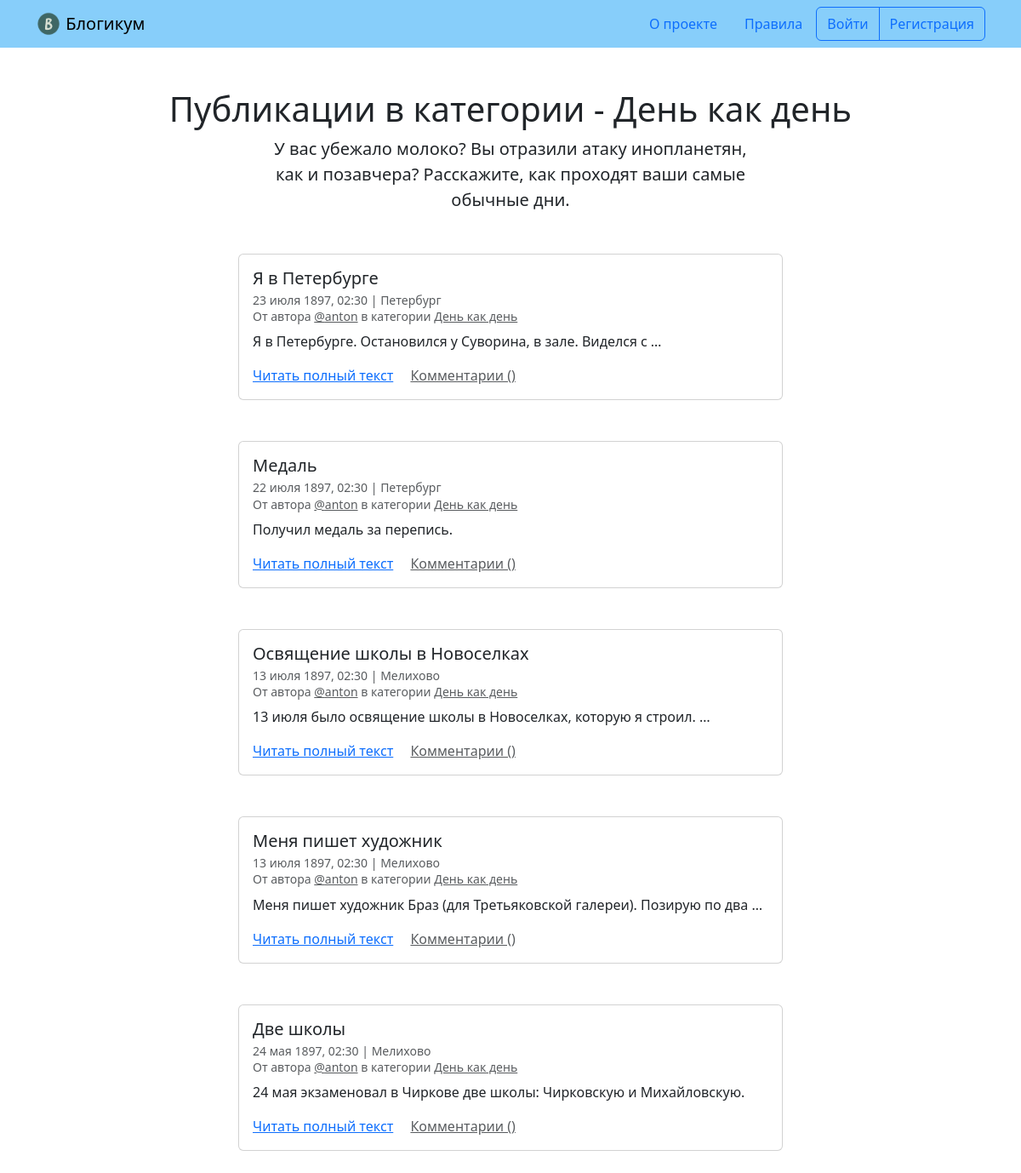
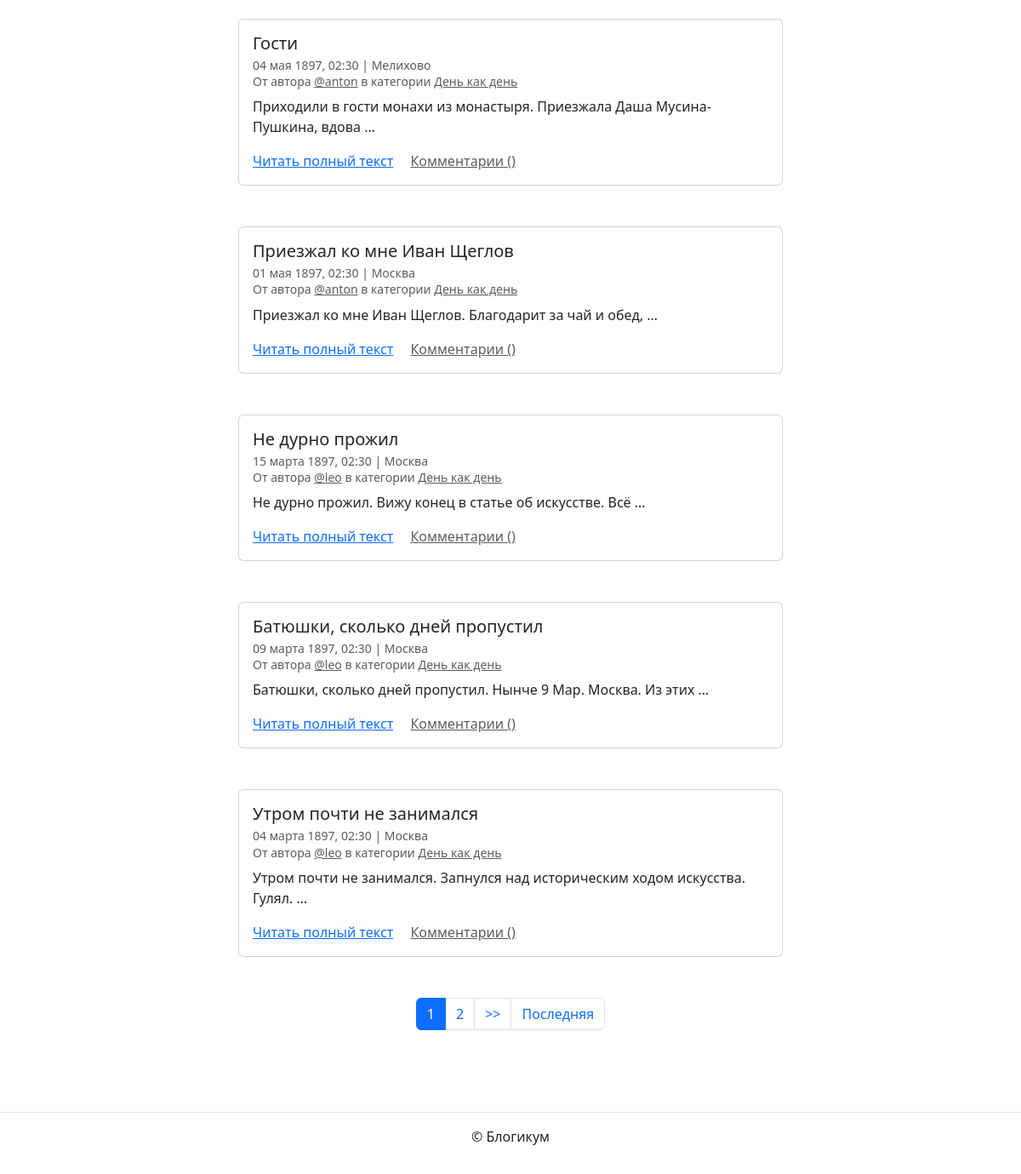
Page /category/routine/ on the earlier database version (2 pictures, top to bottom).
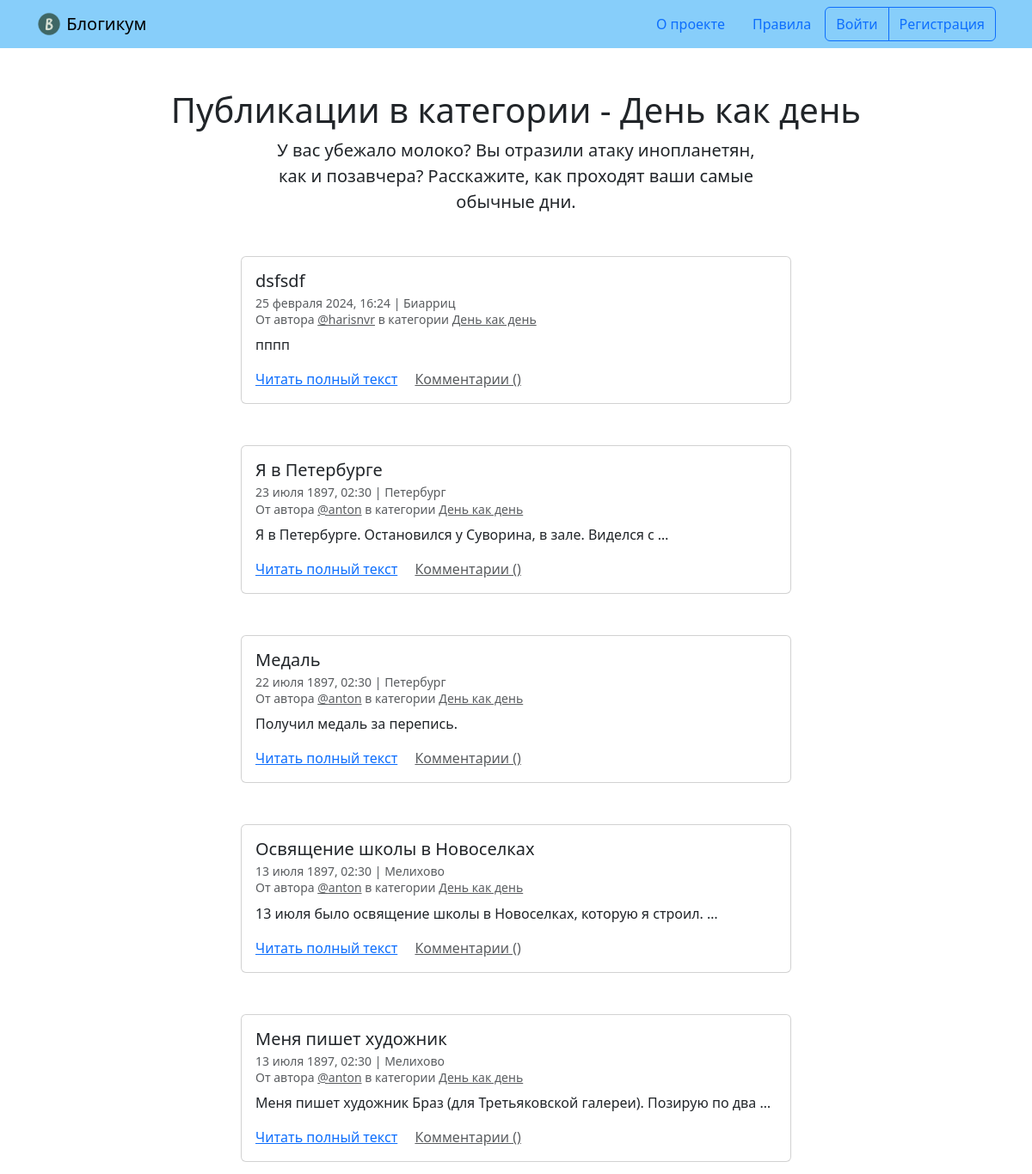
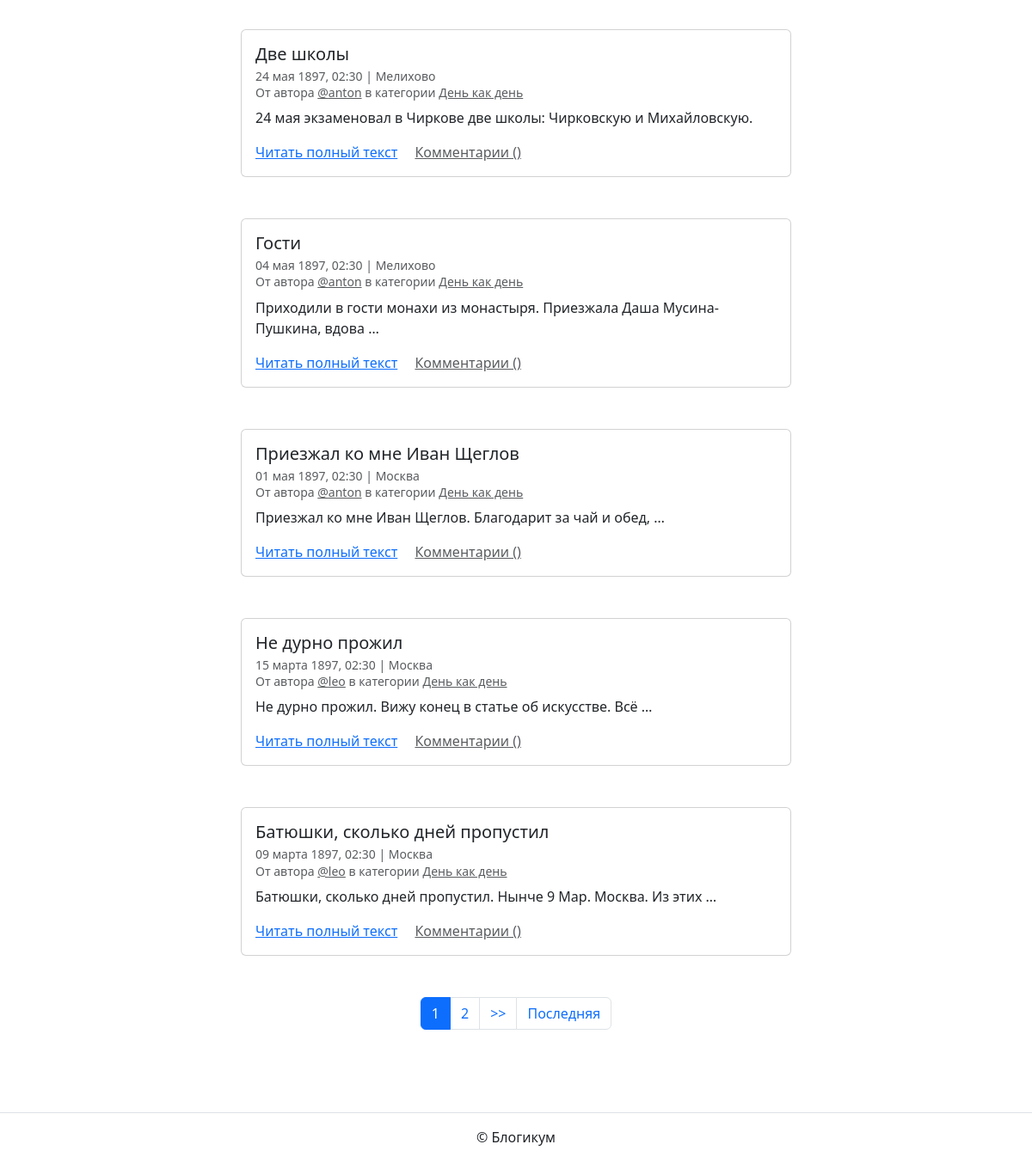
Same page on the later database version (2 pictures, top to bottom).
### blog/models.py (models this page shows, shortened)
class BaseModel(models.Model):
    is_published = models.BooleanField(
        default=True,
        verbose_name='Опубликовано',
        help_text='Снимите галочку, чтобы скрыть публикацию.'
    )
    created_at = models.DateTimeField(
        auto_now_add=True,
        verbose_name='Добавлено'
    )
    class Meta:
        abstract = True

class Post(BaseModel):
    title = models.CharField(
        max_length=MX_CHARS,
        verbose_name='Заголовок'
    )
    text = models.TextField(
        verbose_name='Текст'
    )
    pub_date = models.DateTimeField(
        verbose_name='Дата и время публикации',
        help_text='Если установить дату и время в будущем — можно делать '
                  'отложенные публикации.'
    )
    author = models.ForeignKey(
        USER,
        on_delete=models.CASCADE,
        verbose_name='Автор публикации',
        related_name='posts'
    )
    location = models.ForeignKey(
        Location,
        on_delete=models.SET_NULL,
        blank=True,
        null=True,
        verbose_name='Местоположение',
        related_name='posts'
    )
    category = models.ForeignKey(
        Category,
        on_delete=models.SET_NULL,
        null=True,
        verbose_name='Категория',
        related_name='posts'
    )
    image = models.ImageField(
        verbose_name='Фото',
        upload_to='post_images',
        blank=True
    )
    class Meta:
        verbose_name = 'публикация'
        verbose_name_plural = 'Публикации'
        ordering = ['-pub_date']

class Location(BaseModel):
    name = models.CharField(
        max_length=MX_CHARS,
        verbose_name='Название места'
    )
    class Meta:
        verbose_name = 'местоположение'
        verbose_name_plural = 'Местоположения'

class Category(BaseModel):
    title = models.CharField(
        max_length=MX_CHARS,
        verbose_name='Заголовок'
    )
    description = models.TextField(
        verbose_name='Описание'
    )
    slug = models.SlugField(
        unique=True,
        verbose_name='Идентификатор',
        help_text='Идентификатор страницы для URL; разрешены символы '
                  'латиницы, цифры, дефис и подчёркивание.'
    )
    class Meta:
        verbose_name = 'категория'
        verbose_name_plural = 'Категории'

### blog/views.py (the view)
# urls.py: path('category/<slug:category_slug>/', views.category,
def category(request, category_slug):
    category_obj = get_object_or_404(
        Category,
        slug=category_slug,
        is_published=True)
    posts = base_request().filter(category=category_obj)
    paginator = Paginator(posts, 10)
    page_number = request.GET.get('page')
    page_obj = paginator.get_page(page_number)
    template = 'blog/category.html'
    context = {'page_obj': page_obj, 'category': category_obj}
    return render(request, template, context)

### blog/views.py (called while the page is built)
def base_request():
    return Post.objects.select_related(
        'category',
        'author',
        'location'
    ).filter(
        is_published=True,
        category__is_published=True,
        pub_date__lte=timezone.now()
    )

### templates/blog/category.html (shortened to what this page needs)
{% extends "base.html" %}
{% block content %}
  <h1 class="text-center">Публикации в категории - {{ category.title }}</h1>
  <p class="col-6 offset-3 mb-5 lead text-center">{{ category.description }}</p>
  {% for post in page_obj %}
    <article class="mb-5">
      {% include "includes/post_card.html" %}
    </article>
  {% endfor %}
  {% include "includes/paginator.html" %}
{% endblock %}

### templates/includes/post_card.html (shortened to what this page needs)
<div class="col d-flex justify-content-center">
  <div class="card" style="width: 40rem;">
    <div class="card-body">
      <h5 class="card-title">{{ post.title }}</h5>
      <h6 class="card-subtitle mb-2 text-muted">
        <small>
          {{ post.pub_date|date:"d E Y, H:i" }} | {% if post.location and post.location.is_published %}{{ post.location.name }}{% else %}Планета Земля{% endif %}<br>
          От автора <a class="text-muted" href="{% url 'blog:profile' post.author.username %}">@{{ post.author.username }}</a> в
          категории {% include "includes/category_link.html" %}
        </small>
      </h6>
      <p class="card-text">{{ post.text|truncatewords:10 }}</p>
      <a href="{% url 'blog:post_detail' post.id %}" class="card-link">Читать полный текст</a>
      <a href="{% url 'blog:post_detail' post.id %}" class="card-link text-muted">Комментарии ({{ post.comment_count }})</a>
    </div>
  </div>
</div>

### templates/includes/category_link.html
<a class="text-muted" href="{% url 'blog:category_posts' post.category.slug %}">
  {{ post.category.title }}
</a>

Differences in the rows shown:
no longer on this page (row unchanged): Post: title "Утром почти не занимался", pub_date "04 марта 1897, 02:30", location.name "Москва", author.username "leo", category "День как день", text "Утром почти не занимался. Запнулся над историческим ходом искусства. Гулял. …"
added Post: title "dsfsdf", pub_date "25 февраля 2024, 16:24", location.name "Биарриц", author.username "harisnvr", category "День как день", text "пппп"
